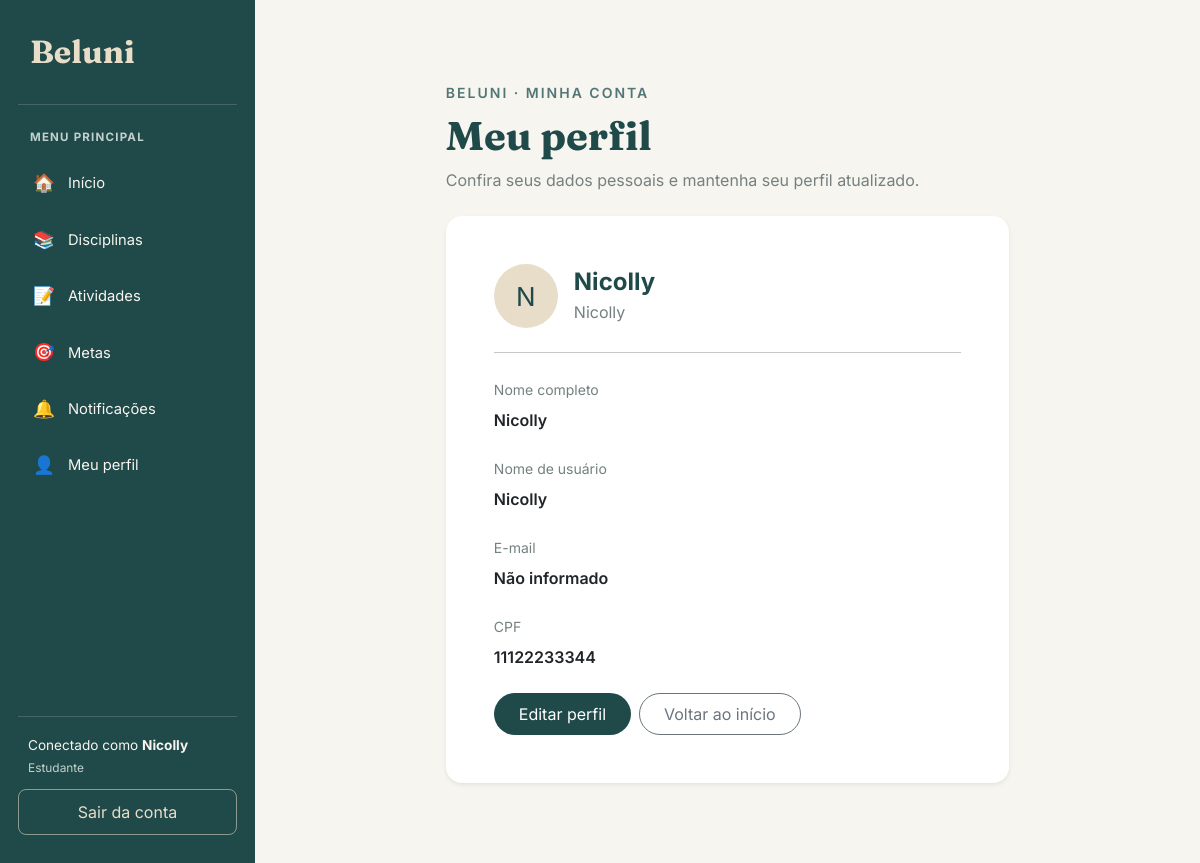
The app's page /estudantes/meu-perfil/ (signed in) with its own data.
### estudante/models.py (models this page shows, shortened)
class Estudante(User):
    cpf = models.CharField(max_length=14)
    nome = models.CharField(max_length=100)

### estudante/views.py (the view)
# urls.py: path('meu-perfil/', views.meu_perfil, name='meu_perfil'),
@login_required
def meu_perfil(request):
    estudante = Estudante.objects.filter(
        pk=request.user.pk
    ).first()
    if estudante is None:
        messages.warning(
            request,
            'Seu usuário ainda não possui um perfil de estudante cadastrado.'
        )
        return redirect('criar_estudante')
    return render(request, 'estudante/meu_perfil.html', {
        'estudante': estudante
    })

### estudante/templates/estudante/meu_perfil.html (shortened to what this page needs)
{% extends 'base.html' %}
{% block conteudo %}
<div class="container py-5">
    <div class="row justify-content-center">
        <div class="col-lg-8">
            <div class="mb-4">
                <span class="text-uppercase small fw-semibold"
                      style="color: #527575; letter-spacing: 2px;">
                    BELUNI · MINHA CONTA
                </span>
                <h1 class="mt-2 fw-bold"
                    style="color: #20494A; font-family: 'Fraunces', serif;">
                    Meu perfil
                </h1>
                <p class="text-secondary">
                    Confira seus dados pessoais e mantenha seu perfil atualizado.
                </p>
            </div>
            <div class="card border-0 shadow-sm rounded-4">
                <div class="card-body p-4 p-md-5">
                    <div class="d-flex align-items-center gap-3 mb-4">
                        <div class="rounded-circle d-flex align-items-center justify-content-center"
                             style="width: 64px; height: 64px; background: #E8DDC8; color: #20494A; font-size: 26px;">
                            {{ estudante.nome|first|upper }}
                        </div>
                        <div>
                            <h4 class="mb-1 fw-bold" style="color: #20494A;">
                                {{ estudante.nome }}
                            </h4>
                            <span class="text-secondary">
                                {{ estudante.username }}
                            </span>
                        </div>
                    </div>
                    <hr class="mb-4">
                    <div class="mb-4">
                        <label class="form-label text-secondary small">
                            Nome completo
                        </label>
                        <p class="fw-semibold mb-0">
                            {{ estudante.nome }}
                        </p>
                    </div>
                    <div class="mb-4">
                        <label class="form-label text-secondary small">
                            Nome de usuário
                        </label>
                        <p class="fw-semibold mb-0">
                            {{ estudante.username }}
                        </p>
                    </div>
                    <div class="mb-4">
                        <label class="form-label text-secondary small">
                            E-mail
                        </label>
                        <p class="fw-semibold mb-0">
                            {{ estudante.email|default:"Não informado" }}
                        </p>
                    </div>
                    <div class="mb-4">
                        <label class="form-label text-secondary small">
                            CPF
                        </label>
                        <p class="fw-semibold mb-0">
                            {{ estudante.cpf }}
                        </p>
                    </div>
                    <div class="d-flex flex-wrap gap-2 mt-4">
                        <a href="{% url 'editar_meu_perfil' %}"
                           class="btn rounded-pill px-4 py-2"
                           style="background: #20494A; color: white;">
                            Editar perfil
                        </a>
                        <a href="{% url 'listar_atividades' %}"
                           class="btn btn-outline-secondary rounded-pill px-4 py-2">
                            Voltar ao início
                        </a>
                    </div>
                </div>
            </div>
        </div>
    </div>
</div>
{% endblock %}

### templates/base.html (shortened to what this page needs)
{% load static %}
<!DOCTYPE html>
<html lang="pt-br">
<head>
    <link
        href="https://cdn.jsdelivr.net/npm/bootstrap@5.3.3/dist/css/bootstrap.min.css"
        rel="stylesheet"
    >
</head>
<body>
    <aside class="sidebar" id="sidebar">
        <a class="sidebar-brand" href="{% url 'inicio' %}">
            Beluni
        </a>
        <div class="sidebar-label">Menu principal</div>
        <ul class="sidebar-nav">
            <li>
                <a class="menu-link" href="{% url 'inicio' %}">
                    <span class="menu-icone">🏠</span>
                    Início
                </a>
            </li>
            <li>
                <a class="menu-link" href="{% url 'listar_disciplinas' %}">
                    <span class="menu-icone">📚</span>
                    Disciplinas
                </a>
            </li>
            <li>
                <a class="menu-link" href="{% url 'listar_atividades' %}">
                    <span class="menu-icone">📝</span>
                    Atividades
                </a>
            </li>
            <li>
                <a class="menu-link" href="{% url 'listar_metas' %}">
                    <span class="menu-icone">🎯</span>
                    Metas
                </a>
            </li>
            <li>
                <a class="menu-link" href="{% url 'notificacao:listar_notificacoes' %}">
                    <span class="menu-icone">🔔</span>
                    Notificações
                </a>
            </li>
            <li>
                <a class="menu-link" href="{% url 'meu_perfil' %}">
                    <span class="menu-icone">👤</span>
                    Meu perfil
                </a>
            </li>
        </ul>
        <div class="sidebar-rodape">
            {% if request.user.is_authenticated %}
            <div class="usuario-info">
                Conectado como
                <strong>{{ request.user.first_name|default:request.user.username }}</strong>
                {% if request.user.is_superuser %}
                    <small>Administrador</small>
                {% elif perms.estudante.view_estudante %}
                    <small>Administrador</small>
                {% else %}
                    <small>Estudante</small>
                {% endif %}
            </div>
            <a class="btn-sair" href="{% url 'logout_estudante' %}">
                Sair da conta
            </a>
            {% endif %}
        </div>
    </aside>
    <main class="main-content">
        <div class="conteudo">
            {% block conteudo %}
            {% endblock %}
        </div>
    </main>
</body>
</html>

### templates/base.html (style rules this page uses)
:root { --beluni-petroleo: #20494A; --beluni-petroleo-escuro: #173839; --beluni-petroleo-claro: #326564; --beluni-areia: #E8DDC8; --beluni-fundo: #F7F5EF; --beluni-branco: #FFFFFF; --beluni-texto: #293B3B; --beluni-secundario: #758080; --beluni-borda: #E5E2D9; }
* { box-sizing: border-box; }
body { margin: 0; background-color: var(--beluni-fundo); color: var(--beluni-texto); font-family: 'Inter', sans-serif; }
.sidebar { position: fixed; top: 0; left: 0; bottom: 0; width: 255px; background-color: var(--beluni-petroleo); color: var(--beluni-branco); display: flex; flex-direction: column; padding: 28px 18px; overflow-y: auto; z-index: 1030; }
.sidebar-brand { display: block; color: var(--beluni-areia); text-decoration: none; font-family: 'Fraunces', serif; font-size: 2rem; font-weight: 700; padding: 0 12px 28px; border-bottom: 1px solid rgba(255, 255, 255, 0.16); margin-bottom: 24px; }
.sidebar-label { color: #C1D2CC; font-size: 0.72rem; text-transform: uppercase; font-weight: 700; letter-spacing: 1.2px; padding: 0 12px; margin-bottom: 12px; }
.sidebar-nav { list-style: none; padding: 0; margin: 0; }
.sidebar-nav li { margin-bottom: 6px; }
.menu-link { display: flex; align-items: center; gap: 12px; color: #F7F5EF; text-decoration: none; padding: 12px 14px; border-radius: 9px; font-size: 0.92rem; transition: background-color 0.2s, color 0.2s; }
.menu-icone { width: 24px; text-align: center; font-size: 1.1rem; }
.sidebar-rodape { margin-top: auto; padding-top: 24px; }
.usuario-info { border-top: 1px solid rgba(255, 255, 255, 0.16); padding: 18px 10px 12px; color: #F7F5EF; font-size: 0.85rem; overflow-wrap: anywhere; }
.usuario-info small { display: block; color: #C1D2CC; margin-top: 4px; }
.btn-sair { display: block; text-align: center; text-decoration: none; color: var(--beluni-areia); border: 1px solid rgba(232, 221, 200, 0.55); border-radius: 8px; padding: 10px; transition: background-color 0.2s; }
.main-content { margin-left: 255px; min-height: 100vh; padding: 32px; }
.conteudo { width: 100%; max-width: 1600px; margin: 0 auto; }
.card { background-color: var(--beluni-branco); border: 1px solid var(--beluni-borda); border-radius: 14px; box-shadow: 0 4px 14px rgba(32, 73, 74, 0.05); }
.text-secondary { color: var(--beluni-secundario) !important; }

### records on screen
Estudante: nome|first "N", nome "Nicolly", cpf "11122233344"

### other values on screen
{{ request.user.first_name|default:request.user.username }} "Nicolly"
{{ estudante.username }} "Nicolly"
{{ estudante.email|default:"Não informado" }} "Não informado"
